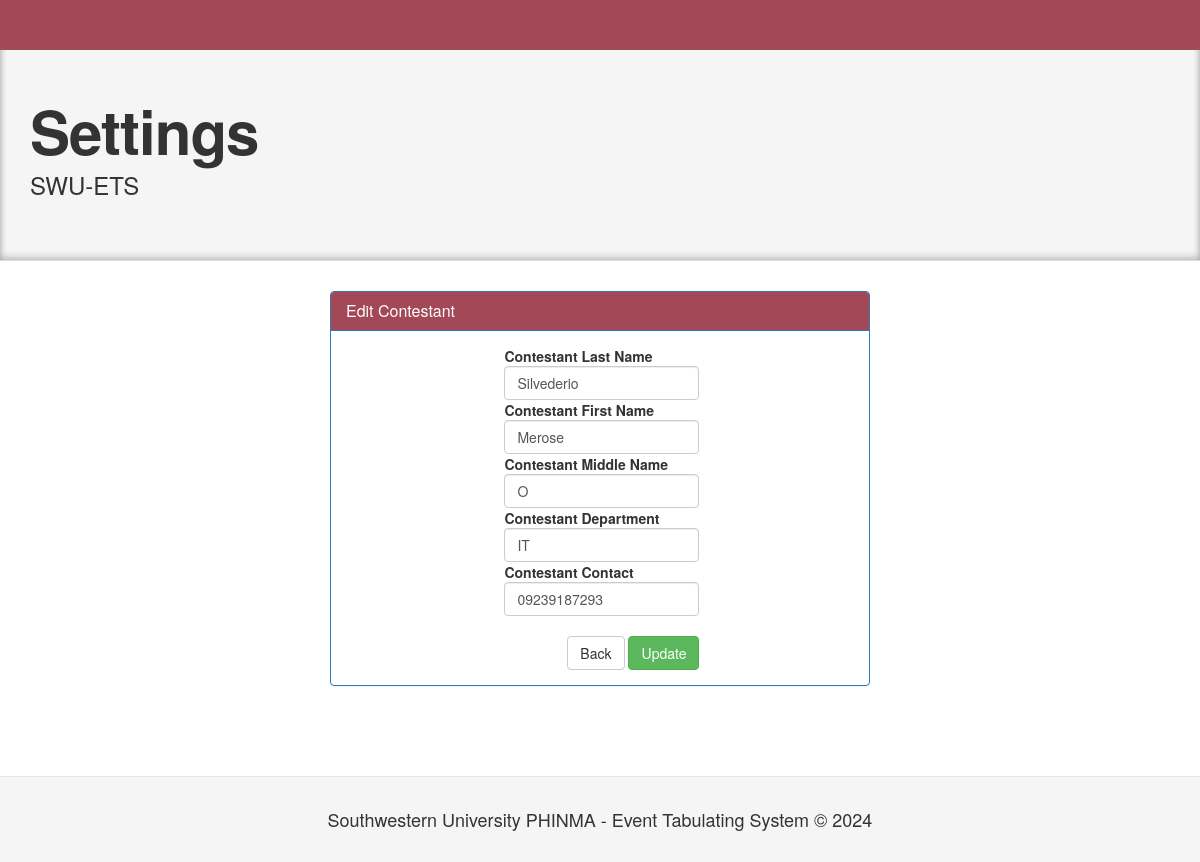
The app's page /edit_contestant.php?contestant_id=1 (signed in) with its own data.
### tables this page shows
CREATE TABLE `contestants` (
  `contestant_id` int(11) NOT NULL,
  `lname` text NOT NULL,
  `fname` text NOT NULL,
  `mname` text NOT NULL,
  `department` text NOT NULL,
  `contact` varchar(255) NOT NULL,
  `image_url` text NOT NULL,
  `subevent_id` int(11) NOT NULL,
  `contestant_ctr` int(11) NOT NULL,
  `status` text NOT NULL,
  `txt_code` text NOT NULL,
  `rand_code` int(15) NOT NULL,
  `txtPollScore` int(11) NOT NULL
);

### edit_contestant.php (the view, shortened to what this page needs)
<!DOCTYPE html>
<html lang="en">
  <?php
  include('header.php');
    include('session.php');
    $sub_event_id=$_GET['sub_event_id'];
    $se_name=$_GET['se_name'];
    $contestant_id=$_GET['contestant_id'];
  ?>
  <body>
    <div class="navbar navbar-inverse navbar-fixed-top">
    </div>
<header class="jumbotron subhead" id="overview">
  <div class="container">
    <h1><?php echo $se_name; ?> Settings</h1>
    <p class="lead">SWU-ETS</p>
  </div>
</header>
    <div class="container">
   <form method="POST">
   <div class="col-lg-3">
   </div>
   <div class="col-lg-6">
 <div class="panel panel-primary">
            <div class="panel-heading">
              <h3 class="panel-title">Edit Contestant</h3>
            </div>
     <div class="panel-body">
   <table align="center">
  <?php
   	$cont_query = $conn->query("SELECT * FROM contestants WHERE contestant_id='$contestant_id'");
    while ($cont_row = $cont_query->fetch())
        { ?>
   <tr>
   <td>&nbsp;</td>
   <td>
    <strong> Contestant Last Name </strong> <br />
    <input name="lname" type="text" class="form-control" value="<?php echo $cont_row['lname']; ?>" />
    <strong> Contestant First Name </strong> <br />
    <input name="fname" type="text" class="form-control" value="<?php echo $cont_row['fname']; ?>" />
    <strong> Contestant Middle Name </strong> <br />
    <input name="mname" type="text" class="form-control" value="<?php echo $cont_row['mname']; ?>" />
    <strong> Contestant Department </strong> <br />
    <input name="department" type="text" class="form-control" value="<?php echo $cont_row['department']; ?>" />
    <strong> Contestant Contact </strong> <br />
    <input name="contact" type="text" class="form-control" value="<?php echo $cont_row['contact']; ?>" />
   </td>
   </tr>
  <?php } ?>
  <tr>
  <td colspan="3">&nbsp;</td>
  </tr>
  <tr>
  <td colspan="3" align="right"><a href="sub_event_details_edit.php?sub_event_id=<?php echo $sub_event_id;?>&se_name=<?php echo $se_name;?>" class="btn btn-default">Back</a>&nbsp;<button name="edit_contestant" class="btn btn-success">Update</button></td>
  </tr>
  </table>
</div>
          </div>
  </div>
 <div class="col-lg-3">
   </div>
</form>
          </div>
<?php include('footer.php'); ?>
  </body>
</html>

### assets/css/docs1.css (style rules this page uses)
body { position: relative; padding-top: 40px; }
body > .navbar { font-size: 13px; }
.jumbotron { position: relative; padding: 40px 0; color: #333333; text-align: center; background: #F5F5F5; filter: progid:DXImageTransform.Microsoft.gradient( startColorstr='#001995', endColorstr='#5E79FD',GradientType=1 ); -webkit-box-shadow: inset 0 3px 7px rgba(0,0,0,.2), inset 0 -3px 7px rgba(0,0,0,.2); -moz-box-shadow: inset 0 3px 7px rgba(0,0,0,.2), inset 0 -3px 7px rgba(0,0,0,.2); box-shadow: inset 0 3px 7px rgba(0,0,0,.2), inset 0 -3px 7px rgba(0,0,0,.2); }
.jumbotron h1 { font-size: 80px; font-weight: bold; letter-spacing: -1px; line-height: 1; }
.jumbotron p { font-size: 24px; font-weight: 300; line-height: 1.25; margin-bottom: 30px; }
.jumbotron .container { position: relative; z-index: 2; }
.subhead { text-align: left; border-bottom: 1px solid #ddd; }
.subhead h1 { font-size: 60px; }
.subhead p { margin-bottom: 20px; }

### records on screen
contestants: lname "Silvederio", fname "Merose", mname "O", department "IT", contact "09239187293"
